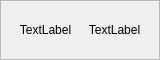
<?xml version="1.0" encoding="UTF-8"?>
<ui version="4.0">
 <class>ToastWidget</class>
 <widget class="QWidget" name="ToastWidget">
  <property name="geometry">
   <rect>
    <x>0</x>
    <y>0</y>
    <width>160</width>
    <height>60</height>
   </rect>
  </property>
  <property name="minimumSize">
   <size>
    <width>160</width>
    <height>60</height>
   </size>
  </property>
  <property name="maximumSize">
   <size>
    <width>300</width>
    <height>60</height>
   </size>
  </property>
  <property name="windowTitle">
   <string>Toast</string>
  </property>
  <layout class="QVBoxLayout" name="main_layout">
   <property name="spacing">
    <number>0</number>
   </property>
   <property name="leftMargin">
    <number>0</number>
   </property>
   <property name="topMargin">
    <number>0</number>
   </property>
   <property name="rightMargin">
    <number>0</number>
   </property>
   <property name="bottomMargin">
    <number>0</number>
   </property>
   <item>
    <widget class="QFrame" name="frame">
     <property name="frameShape">
      <enum>QFrame::StyledPanel</enum>
     </property>
     <property name="frameShadow">
      <enum>QFrame::Raised</enum>
     </property>
     <layout class="QHBoxLayout" name="frame_layout">
      <property name="spacing">
       <number>0</number>
      </property>
      <property name="leftMargin">
       <number>10</number>
      </property>
      <property name="topMargin">
       <number>0</number>
      </property>
      <property name="rightMargin">
       <number>10</number>
      </property>
      <property name="bottomMargin">
       <number>0</number>
      </property>
      <item>
       <widget class="QLabel" name="icon">
        <property name="maximumSize">
         <size>
          <width>16777215</width>
          <height>16777215</height>
         </size>
        </property>
        <property name="text">
         <string>TextLabel</string>
        </property>
        <property name="alignment">
         <set>Qt::AlignCenter</set>
        </property>
       </widget>
      </item>
      <item>
       <widget class="QLabel" name="label">
        <property name="minimumSize">
         <size>
          <width>0</width>
          <height>0</height>
         </size>
        </property>
        <property name="text">
         <string>TextLabel</string>
        </property>
        <property name="alignment">
         <set>Qt::AlignCenter</set>
        </property>
       </widget>
      </item>
     </layout>
    </widget>
   </item>
  </layout>
 </widget>
 <layoutdefault spacing="6" margin="11"/>
 <resources/>
 <connections/>
</ui>
